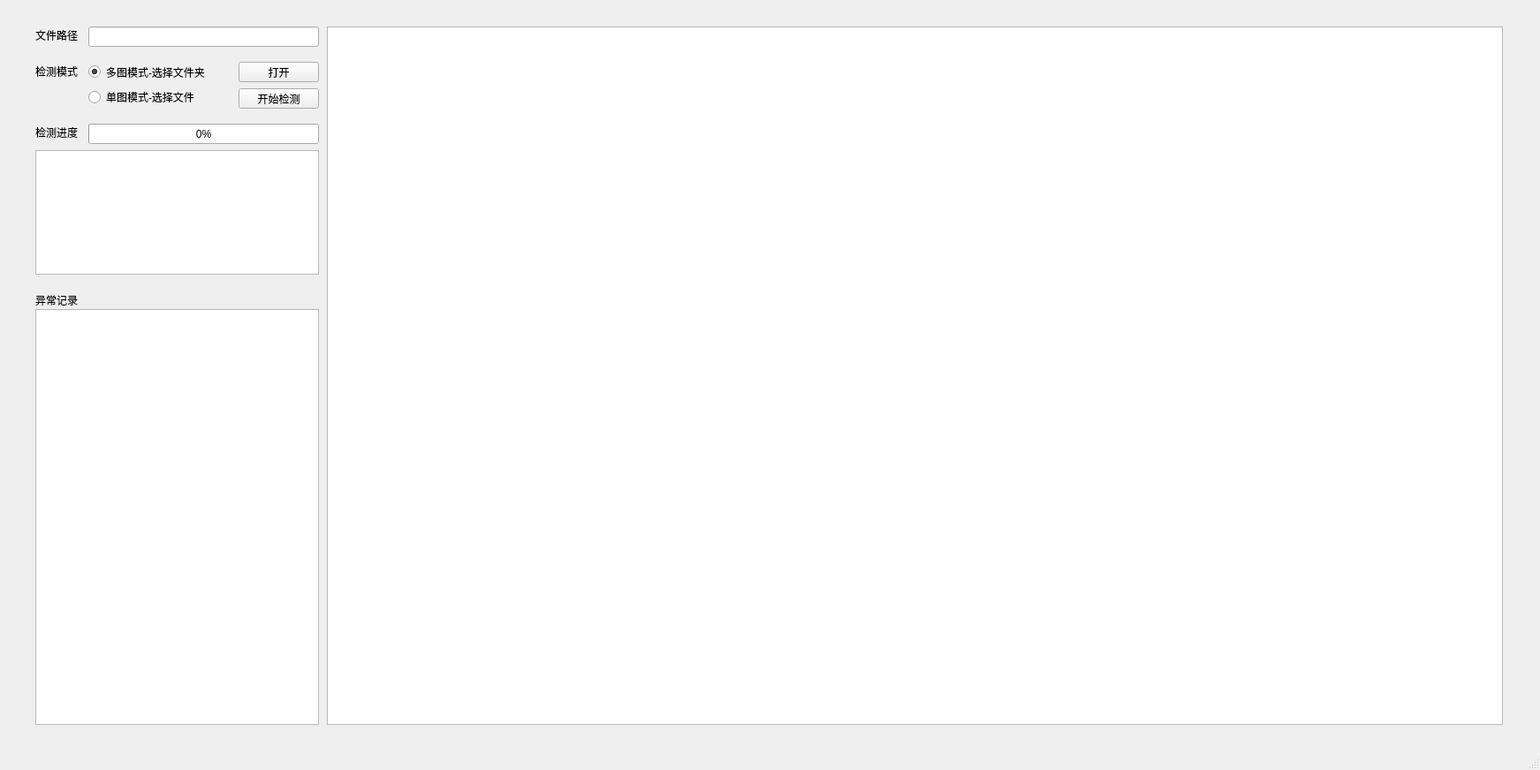
<?xml version="1.0" encoding="UTF-8"?>
<ui version="4.0">
 <class>mainWindow</class>
 <widget class="QMainWindow" name="mainWindow">
  <property name="geometry">
   <rect>
    <x>0</x>
    <y>0</y>
    <width>1743</width>
    <height>872</height>
   </rect>
  </property>
  <property name="windowTitle">
   <string>仪表示数检测程序</string>
  </property>
  <widget class="QWidget" name="centralwidget">
   <widget class="QGroupBox" name="groupBox_2">
    <property name="geometry">
     <rect>
      <x>30</x>
      <y>30</y>
      <width>331</width>
      <height>791</height>
     </rect>
    </property>
    <property name="styleSheet">
     <string notr="true">QGroupBox{border:none}</string>
    </property>
    <property name="title">
     <string/>
    </property>
    <widget class="QPushButton" name="pushButton">
     <property name="geometry">
      <rect>
       <x>240</x>
       <y>70</y>
       <width>91</width>
       <height>23</height>
      </rect>
     </property>
     <property name="cursor">
      <cursorShape>PointingHandCursor</cursorShape>
     </property>
     <property name="text">
      <string>开始检测</string>
     </property>
    </widget>
    <widget class="QToolButton" name="toolButton_2">
     <property name="geometry">
      <rect>
       <x>240</x>
       <y>40</y>
       <width>91</width>
       <height>23</height>
      </rect>
     </property>
     <property name="cursor">
      <cursorShape>PointingHandCursor</cursorShape>
     </property>
     <property name="text">
      <string>打开</string>
     </property>
    </widget>
    <widget class="QLabel" name="label">
     <property name="geometry">
      <rect>
       <x>10</x>
       <y>40</y>
       <width>54</width>
       <height>21</height>
      </rect>
     </property>
     <property name="text">
      <string>检测模式</string>
     </property>
    </widget>
    <widget class="QWidget" name="verticalLayoutWidget">
     <property name="geometry">
      <rect>
       <x>70</x>
       <y>40</y>
       <width>161</width>
       <height>51</height>
      </rect>
     </property>
     <layout class="QVBoxLayout" name="verticalLayout">
      <item>
       <widget class="QRadioButton" name="radioButton">
        <property name="text">
         <string>多图模式-选择文件夹</string>
        </property>
        <property name="checked">
         <bool>true</bool>
        </property>
       </widget>
      </item>
      <item>
       <widget class="QRadioButton" name="radioButton_2">
        <property name="text">
         <string>单图模式-选择文件</string>
        </property>
       </widget>
      </item>
     </layout>
    </widget>
    <widget class="QProgressBar" name="progressBar">
     <property name="geometry">
      <rect>
       <x>70</x>
       <y>110</y>
       <width>261</width>
       <height>23</height>
      </rect>
     </property>
     <property name="value">
      <number>0</number>
     </property>
    </widget>
    <widget class="QLabel" name="label_3">
     <property name="geometry">
      <rect>
       <x>10</x>
       <y>110</y>
       <width>61</width>
       <height>20</height>
      </rect>
     </property>
     <property name="layoutDirection">
      <enum>Qt::LeftToRight</enum>
     </property>
     <property name="text">
      <string>检测进度</string>
     </property>
     <property name="alignment">
      <set>Qt::AlignLeading|Qt::AlignLeft|Qt::AlignVCenter</set>
     </property>
    </widget>
    <widget class="QLineEdit" name="lineEdit">
     <property name="geometry">
      <rect>
       <x>70</x>
       <y>0</y>
       <width>261</width>
       <height>23</height>
      </rect>
     </property>
    </widget>
    <widget class="QLabel" name="label_2">
     <property name="geometry">
      <rect>
       <x>10</x>
       <y>0</y>
       <width>61</width>
       <height>20</height>
      </rect>
     </property>
     <property name="text">
      <string>文件路径</string>
     </property>
     <property name="alignment">
      <set>Qt::AlignLeading|Qt::AlignLeft|Qt::AlignVCenter</set>
     </property>
    </widget>
    <widget class="QTextBrowser" name="textBrowser">
     <property name="geometry">
      <rect>
       <x>10</x>
       <y>140</y>
       <width>321</width>
       <height>141</height>
      </rect>
     </property>
    </widget>
    <widget class="QLabel" name="label_7">
     <property name="geometry">
      <rect>
       <x>10</x>
       <y>299</y>
       <width>61</width>
       <height>21</height>
      </rect>
     </property>
     <property name="layoutDirection">
      <enum>Qt::LeftToRight</enum>
     </property>
     <property name="text">
      <string>异常记录</string>
     </property>
     <property name="alignment">
      <set>Qt::AlignLeading|Qt::AlignLeft|Qt::AlignVCenter</set>
     </property>
    </widget>
    <widget class="QTableWidget" name="tableWidget_2">
     <property name="geometry">
      <rect>
       <x>10</x>
       <y>320</y>
       <width>321</width>
       <height>471</height>
      </rect>
     </property>
    </widget>
    <zorder>textBrowser</zorder>
    <zorder>pushButton</zorder>
    <zorder>toolButton_2</zorder>
    <zorder>label</zorder>
    <zorder>verticalLayoutWidget</zorder>
    <zorder>progressBar</zorder>
    <zorder>label_3</zorder>
    <zorder>lineEdit</zorder>
    <zorder>label_2</zorder>
    <zorder>label_7</zorder>
    <zorder>tableWidget_2</zorder>
   </widget>
   <widget class="QTableWidget" name="tableWidget">
    <property name="geometry">
     <rect>
      <x>370</x>
      <y>30</y>
      <width>1331</width>
      <height>791</height>
     </rect>
    </property>
   </widget>
  </widget>
  <widget class="QMenuBar" name="menubar">
   <property name="geometry">
    <rect>
     <x>0</x>
     <y>0</y>
     <width>1743</width>
     <height>23</height>
    </rect>
   </property>
  </widget>
  <widget class="QStatusBar" name="statusbar"/>
 </widget>
 <resources/>
 <connections/>
</ui>
